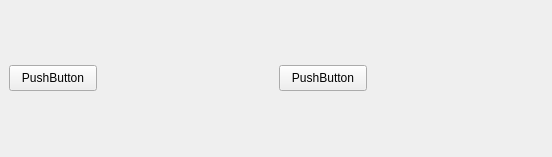
<?xml version="1.0" encoding="UTF-8"?>
<ui version="4.0">
 <class>F_select_ctrl</class>
 <widget class="QWidget" name="F_select_ctrl">
  <property name="geometry">
   <rect>
    <x>0</x>
    <y>0</y>
    <width>552</width>
    <height>157</height>
   </rect>
  </property>
  <property name="windowTitle">
   <string>Form</string>
  </property>
  <widget class="QPushButton" name="pushButton">
   <property name="geometry">
    <rect>
     <x>9</x>
     <y>65</y>
     <width>88</width>
     <height>26</height>
    </rect>
   </property>
   <property name="text">
    <string>PushButton</string>
   </property>
  </widget>
  <widget class="QPushButton" name="pushButton_2">
   <property name="geometry">
    <rect>
     <x>279</x>
     <y>65</y>
     <width>88</width>
     <height>26</height>
    </rect>
   </property>
   <property name="text">
    <string>PushButton</string>
   </property>
  </widget>
 </widget>
 <resources/>
 <connections/>
</ui>
